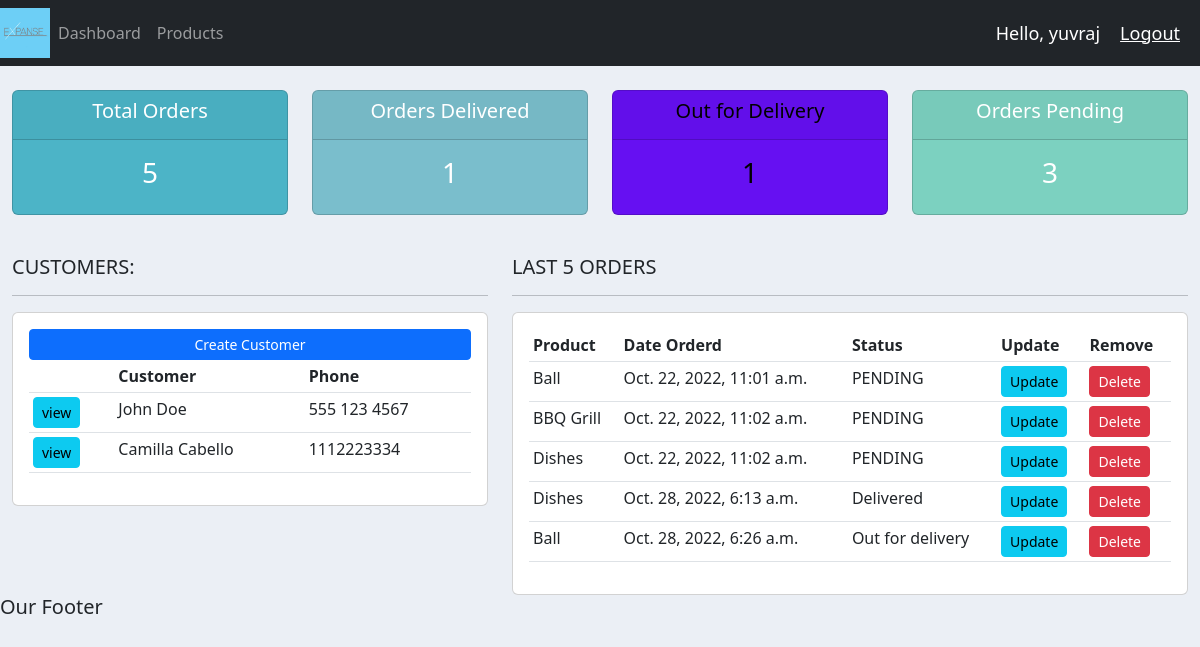
The app's page / (signed in) with its own data.
### accounts/models.py (models this page shows, shortened)
class Customers(models.Model):
    name = models.CharField(max_length=200, null=True)
    phone = models.CharField(max_length=200, null = True)
    email = models.CharField(max_length=200, null = True)
    date_created = models.DateTimeField(auto_now_add=True, null=True)

class Order(models.Model):
    STATUS = (
        ('PENDING', 'PENDING'),
        ('Out for delivery', 'Out for delivery'),
        ('Delivered', 'Delivered'),
    )
    customer = models.ForeignKey(Customers, null= True, on_delete=models.SET_NULL)
    product = models.ForeignKey(Product, null= True, on_delete=models.SET_NULL)
    date_created = models.DateTimeField(auto_now_add=True, null=True)
    status = models.CharField(max_length=200, null=True, choices = STATUS)
    notes = models.TextField(max_length=1000, null=True)

class Product(models.Model):
    CATEGORY = (
        ('Indoor', 'Indoor'),
        ('Outdoor', 'Outdoor'),
    )
    name = models.CharField(max_length=200, null = True)
    price = models.FloatField(null=True)
    category = models.CharField(max_length=200, null = True, choices = CATEGORY)
    description = models.CharField(max_length=200, null = True, blank=True)
    date_created = models.DateTimeField(auto_now_add=True, null=True)
    tags = models.ManyToManyField(Tag)
    def __str__(self):
        return self.name

### accounts/views.py (the view)
# urls.py: path('',views.home, name="home"),
@login_required(login_url='login')
def home(request):
    orders = Order.objects.all()
    customers = Customers.objects.all()
    total_customers = customers.count()
    total_orders = orders.count()
    delivered = orders.filter(status = 'Delivered').count()
    pending = orders.filter(status = 'PENDING').count()
    ofd = orders.filter(status = 'Out for delivery').count()
    context = {'orders': orders, 'customers': customers, 'total_orders': total_orders, 'delivered': delivered, 'pending': pending, 'ofd': ofd}
    return render(request,'accounts/dashboard.html', context)

### accounts/templates/accounts/dashboard.html
{% extends 'accounts/main.html' %}
{% block content %}
{% include 'accounts/status.html' %}
<br>
<div class="row">
	<div class="col-md-5">
		<h5>CUSTOMERS:</h5>
		<hr>
		<div class="card card-body">
			<a class="btn btn-primary  btn-sm btn-block" href="">Create Customer</a>
			<table class="table table-sm">
				<tr>
					<th></th>
					<th>Customer</th>
					<th>Phone</th>
				</tr>
				{% for customer in customers%}
				<tr>
					<td><a class="btn btn-sm btn-info" href="{% url 'customer' customer.id %}">view</a></td>
					<td>{{customer.name}}</td>
					<td>{{customer.phone}}</td>
				</tr>
			{% endfor %}
			</table>
		</div>
	</div>
	<div class="col-md-7">
		<h5>LAST 5 ORDERS</h5>
		<hr>
		<div class="card card-body">
			<table class="table table-sm">
				<tr>
					<th>Product</th>
					<th>Date Orderd</th>
					<th>Status</th>
					<th>Update</th>
					<th>Remove</th>
				</tr>
				{% for order in orders %}
				<tr>
					<td>{{order.product}}</td>
					<td>{{order.date_created}}</td>
					<td>{{order.status}}</td>
					<td><a class="btn btn-sm btn-info"href="{% url 'update_order' order.id %}">Update</td>
					<td><a class="btn btn-sm btn-danger" href="{% url 'delete_order' order.id %}">Delete</td>
				</tr>
			{% endfor %}
			</table>
		</div>
	</div>
</div
{% endblock %}

### accounts/templates/accounts/navbar.html (shortened to what this page needs)
{% load static %}
<nav class="navbar navbar-expand-lg navbar-dark bg-dark">
 <img src="{% static 'imgs/expanse1.jpg' %}" width="50" height="50">
  <div class="collapse navbar-collapse" id="navbarNav">
    <ul class="navbar-nav">
      <li class="nav-item active">
        <a class="nav-link" href="{% url 'home' %}">Dashboard</a>
      </li>
      <li class="nav-item">
        <a class="nav-link" href="{% url 'products' %}">Products</a>
      </li>
    </ul>
  </div>
  <span class="hello-msg">Hello, {{request.user}}</span>
  <span><a class="hello-msg" href="{% url 'logout' %}">Logout</a></span>
</nav>

### static/css/main.css (style rules this page uses)
body { background-color: #ebeff5; }

### accounts/templates/accounts/navbar.html (style rules this page uses)
.hello-msg { font-size: 18px; color: #fff; margin-right: 20px; }

### records on screen
Customers: name "John Doe", phone "555 123 4567"
Customers: name "Camilla Cabello", phone "1112223334"
Order: product "Ball", date_created "Oct. 22, 2022, 11:01 a.m.", status "PENDING"
Order: product "BBQ Grill", date_created "Oct. 22, 2022, 11:02 a.m.", status "PENDING"
Order: product "Dishes", date_created "Oct. 22, 2022, 11:02 a.m.", status "PENDING"
Order: product "Dishes", date_created "Oct. 28, 2022, 6:13 a.m.", status "Delivered"
Order: product "Ball", date_created "Oct. 28, 2022, 6:26 a.m.", status "Out for delivery"

### other values on screen
{{ request.user }} "yuvraj"
{{ total_orders }} "5"
{{ delivered }} "1"
{{ ofd }} "1"
{{ pending }} "3"
